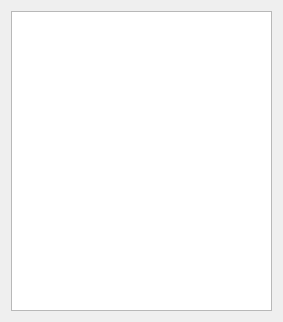
<?xml version="1.0" encoding="UTF-8"?>
<ui version="4.0">
 <class>ServerInfo</class>
 <widget class="QWidget" name="ServerInfo">
  <property name="geometry">
   <rect>
    <x>0</x>
    <y>0</y>
    <width>283</width>
    <height>322</height>
   </rect>
  </property>
  <property name="windowTitle">
   <string>Server Info</string>
  </property>
  <layout class="QVBoxLayout" name="verticalLayout">
   <item>
    <widget class="QTextBrowser" name="serverInfo"/>
   </item>
  </layout>
 </widget>
 <resources/>
 <connections/>
</ui>
